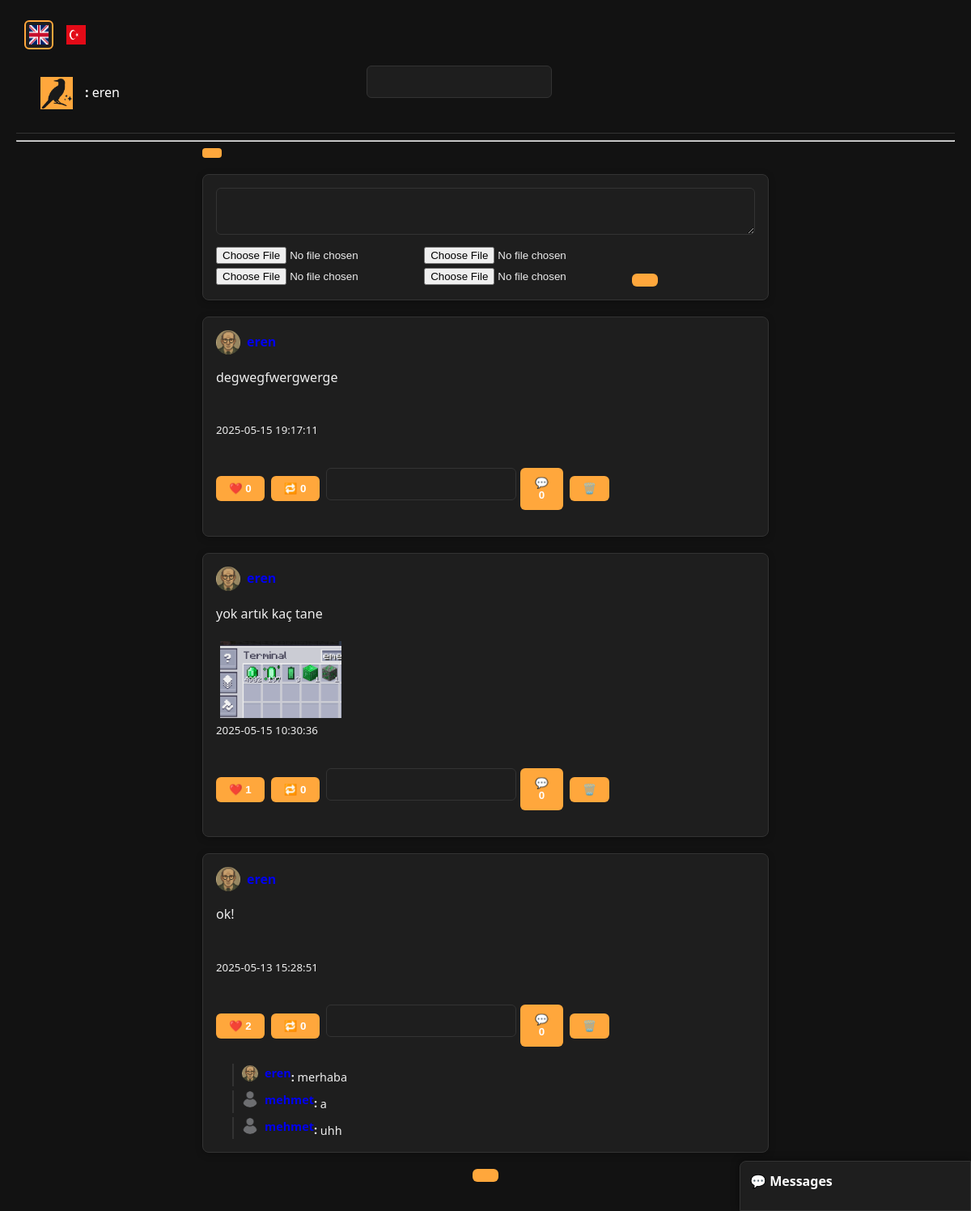
/index.php (signed in), run on the app's committed database.
### tables this page shows
CREATE TABLE `thoughts` (
  `id` int(11) NOT NULL,
  `user_id` int(11) NOT NULL,
  `content` varchar(280) NOT NULL,
  `created_at` timestamp NOT NULL DEFAULT current_timestamp(),
  `original_thought_id` int(11) DEFAULT NULL,
  `quote_id` int(11) DEFAULT NULL
);

CREATE TABLE `users` (
  `id` int(11) NOT NULL,
  `username` varchar(50) NOT NULL,
  `email` varchar(100) NOT NULL,
  `password` varchar(255) NOT NULL,
  `bio` text DEFAULT NULL,
  `profile_pic` varchar(255) DEFAULT NULL,
  `created_at` timestamp NOT NULL DEFAULT current_timestamp()
);

CREATE TABLE `thought_images` (
  `id` int(11) NOT NULL,
  `thought_id` int(11) NOT NULL,
  `image_path` varchar(255) NOT NULL
);

CREATE TABLE `comments` (
  `id` int(11) NOT NULL,
  `user_id` int(11) NOT NULL,
  `thought_id` int(11) NOT NULL,
  `content` text NOT NULL,
  `created_at` timestamp NOT NULL DEFAULT current_timestamp(),
  `parent_id` int(11) DEFAULT NULL,
  `parent_comment_id` int(11) DEFAULT NULL,
  `deleted` tinyint(1) DEFAULT 0
);

### includes/lang.php (called while the page is built, shortened)
<?php
$lang = $_SESSION['lang'] ?? ($_COOKIE['lang'] ?? 'en');
$lang_file = __DIR__ . '/../lang/' . $lang . '.php';
if (file_exists($lang_file)) {
    $t = require $lang_file;
} else {
    $t = require __DIR__ . '/../lang/en.php';
}

### index.php (the view, shortened to what this page needs)
<?php
require 'config.php';
require 'includes/lang.php';
require 'includes/functions.php';
include 'templates/header.php';
$filter = $_GET['filter'] ?? 'recent';
$offset = isset($_GET['offset']) ? (int) $_GET['offset'] : 0;
$limit = 20;
switch ($filter) {
    default:
        $orderSql = "t.created_at DESC";
        $whereSql = "";
        break;
}
?>
<link rel="stylesheet" href="assets/style.css">
<div class="container">
    <div class="tabs">
        <a href="?filter=recent" class="<?= $filter === 'recent' ? 'active' : '' ?>"><?= $t['recent'] ?></a>
        <a href="?filter=week" class="<?= $filter === 'week' ? 'active' : '' ?>"><?= $t['popular_week'] ?></a>
        <a href="?filter=all" class="<?= $filter === 'all' ? 'active' : '' ?>"><?= $t['popular_all'] ?></a>
    </div>
    <form method="POST" action="thought/create.php" enctype="multipart/form-data" class="card">
        <textarea name="content" placeholder="<?= $t['whats_on_your_mind'] ?>" maxlength="280" required></textarea>
        <input type="file" name="image1" accept="image/*">
        <input type="file" name="image2" accept="image/*">
        <input type="file" name="image3" accept="image/*">
        <input type="file" name="image4" accept="image/*">
        <button type="submit" class="btn"><?= $t['post_button'] ?></button>
    </form>
    <?php
    $stmt = $pdo->prepare("
        SELECT t.*, u.username,
               ot.content AS original_content,
               ou.username AS original_username,
               qt.content AS quote_content,
               qu.username AS quote_user
        FROM thoughts t
        JOIN users u ON t.user_id = u.id
        LEFT JOIN thoughts ot ON t.original_thought_id = ot.id
        LEFT JOIN users ou ON ot.user_id = ou.id
        LEFT JOIN thoughts qt ON t.quote_id = qt.id
        LEFT JOIN users qu ON qt.user_id = qu.id
        $whereSql
        ORDER BY $orderSql
        LIMIT $limit OFFSET $offset
    ");
    $stmt->execute();
    $thoughts = $stmt->fetchAll();
    foreach ($thoughts as $thought):
        $target_id = $thought['original_thought_id'] ?: $thought['id'];
        $likeCount = $pdo->query("SELECT COUNT(*) FROM likes WHERE thought_id = $target_id")->fetchColumn();
        $repostCount = $pdo->query("SELECT COUNT(*) FROM thoughts WHERE original_thought_id = $target_id")->fetchColumn();
        $quoteCount = $pdo->query("SELECT COUNT(*) FROM thoughts WHERE quote_id = $target_id")->fetchColumn();
    ?>
    <div onclick="openModal(<?= $target_id ?>)" class="card" style="cursor: pointer;">
        <?php if ($thought['original_thought_id']): ?>
            <em><?= $t['reposted_by'] ?> <?= render_user_icon($thought['username'], 20) ?></em><br>
            <?php if ($thought['original_content'] && $thought['original_username']): ?>
                <strong><?= render_user_icon($thought['original_username'], 20) ?></strong><br>
                <p><?= nl2br(htmlspecialchars($thought['original_content'])) ?></p>
            <?php else: ?>
                <p><i><?= $t['post_deleted_or_unavailable'] ?></i></p>
            <?php endif; ?>
        <?php else: ?>
            <strong><?= render_user_icon($thought['username'], 30) ?></strong><br>
            <p><?= nl2br(htmlspecialchars($thought['content'])) ?></p>
            <?php
            $stmt2 = $pdo->prepare("SELECT image_path FROM thought_images WHERE thought_id = ?");
            $stmt2->execute([$thought['id']]);
            foreach ($stmt2->fetchAll() as $img) {
                echo "<img src='uploads/" . htmlspecialchars($img['image_path']) . "' width='150' style='margin: 5px;'>";
            }
            ?>
        <?php endif; ?>
        <br><small><?= $thought['created_at'] ?></small><br><br>
        <div onclick="event.stopPropagation();" style="margin-top: 10px; display: flex; align-items: center; gap: 8px; flex-wrap: wrap;">
            <form method="POST" action="actions/like.php">
                <button type="submit" class="btn">❤️ <?= $likeCount ?></button>
            </form>
            <form method="POST" action="actions/repost.php">
                <button type="submit" class="btn">🔁 <?= $repostCount ?></button>
            </form>
            <?php if (!$thought['quote_id']): ?>
            <form method="POST" action="actions/quote.php" style="display: flex; gap: 5px;">
                <input type="text" name="content" placeholder="<?= $t['quote_placeholder'] ?>" required>
                <button type="submit" class="btn">💬 <?= $quoteCount ?></button>
            </form>
            <?php endif; ?>
            <?php if ($_SESSION['user_id'] == $thought['user_id']): ?>
            <form method="POST" action="actions/delete_thought.php">
                <button type="submit" class="btn">🗑️</button>
            </form>
            <?php endif; ?>
        </div>
        <?php
        $comment_stmt = $pdo->prepare("SELECT comments.content, users.username FROM comments JOIN users ON comments.user_id = users.id WHERE comments.thought_id = ? ORDER BY comments.created_at DESC LIMIT 3");
        $comment_stmt->execute([$target_id]);
        foreach ($comment_stmt->fetchAll() as $comment) {
            echo "<div style='margin-top:5px; margin-left:20px; font-size:0.9em; border-left:2px solid var(--border); padding-left:10px;'>";
            echo "<strong>" . render_user_icon($comment['username'], 20) . ":</strong> " . htmlspecialchars($comment['content']);
            echo "</div>";
        }
        ?>
    </div>
    <?php endforeach; ?>
    <form method="GET" style="text-align: center;">
        <button type="submit" class="btn"><?= $t['load_more'] ?></button>
    </form>
</div>

### templates/language_switcher.php (shortened to what this page needs)
<?php
$currentLang = $_SESSION['lang'] ?? ($_COOKIE['lang'] ?? 'en');
?>
<div class="language-switcher">
  <a href="?lang=en" class="<?= $currentLang === 'en' ? 'active' : '' ?>">
    <img src="assets/icons/en.png" alt="English">
  </a>
  <a href="?lang=tr" class="<?= $currentLang === 'tr' ? 'active' : '' ?>">
    <img src="assets/icons/tr.png" alt="Türkçe">
  </a>
</div>

### templates/header.php (shortened to what this page needs)
<?php
require_once __DIR__ . '/../includes/lang.php';
include __DIR__ . '/language_switcher.php';
?>
<div class="header">
    <div class="header-left">
        <div class="header-logo">
            <a href="/bird_clone/index.php"><img src="/bird_clone/assets/logo.png" alt="BIRD Logo"></a>
        </div>
        <div><strong><?= $t['username'] ?>:</strong> <?= htmlspecialchars($_SESSION['username']) ?></div>
    </div>
    <div class="header-center search-box">
        <form method="GET" action="/bird_clone/search.php" id="searchForm">
            <input type="text" name="q" id="searchInput" placeholder="<?= $t['search_username'] ?>" autocomplete="off" required>
        </form>
    </div>
    <div class="header-right">
        <a href="/bird_clone/index.php"><?= $t['main_feed'] ?></a>
        <a href="/bird_clone/user.php?u=<?= urlencode($_SESSION['username']) ?>"><?= $t['profile'] ?></a>
        <a href="/bird_clone/settings.php"><?= $t['settings'] ?></a>
        <a href="/bird_clone/logout.php"><?= $t['logout'] ?></a>
    </div>
</div>
<hr>
<div id="dm-bar">
    <strong>💬 <?= $t['direct_messages'] ?? 'Messages' ?></strong>
</div>

### includes/functions.php (shortened to what this page needs)
<?php
function render_user_icon($username, $size = 40) {
    global $pdo;
    $stmt = $pdo->prepare("SELECT profile_pic FROM users WHERE username = ?");
    $stmt->execute([$username]);
    $user = $stmt->fetch();
    $img = $user && $user['profile_pic'] ? $user['profile_pic'] : 'default.png';
    $safeUsername = htmlspecialchars($username);
    $escapedImg = htmlspecialchars($img);
    return "<a href='user.php?u={$safeUsername}' style='display: inline-flex; align-items: center; gap: 8px; text-decoration: none;'>
                <img src='uploads/{$escapedImg}' width='{$size}' height='{$size}' style='border-radius:50%; object-fit:cover;'>
                {$safeUsername}
            </a>";
}

### assets/style.css (style rules this page uses)
.container { max-width: 700px; margin: 0 auto; }
.card { background: var(--card); border-radius: 8px; padding: 16px; margin-bottom: 20px; box-shadow: 0 2px 8px rgba(0,0,0,0.25); border: 1px solid var(--border); }
button, .btn { background-color: var(--accent); color: white; border: none; padding: 8px 16px; border-radius: 6px; cursor: pointer; font-weight: 600; transition: background 0.2s; }
input[type="text"], input[type="email"], input[type="password"], textarea { width: 100%; padding: 10px; border-radius: 6px; border: 1px solid var(--border); margin-bottom: 12px; font-size: 16px; background: var(--card); color: var(--text); }
input::placeholder, textarea::placeholder { color: #aaa; }
.tabs { display: flex; gap: 10px; margin-bottom: 20px; }
.tabs a { text-decoration: none; color: var(--text); padding: 6px 12px; border-radius: 4px; transition: background 0.2s; }
.tabs a.active { background-color: var(--accent); color: black; }
#dm-bar { position: fixed; bottom: 0; right: 0; width: 260px; background: var(--card); border: 1px solid var(--border); border-top-left-radius: 8px; padding: 12px; z-index: 9999; color: white; box-shadow: -2px -2px 10px rgba(0, 0, 0, 0.3); }
#dm-bar strong { display: block; margin-bottom: 10px; font-size: 16px; }

### templates/language_switcher.php (style rules this page uses)
.language-switcher { display: flex; gap: 10px; align-items: center; padding: 5px 10px; }
.language-switcher a { border: 2px solid transparent; border-radius: 6px; padding: 4px; display: inline-block; transition: 0.2s; }
.language-switcher a.active { border-color: var(--accent); background: var(--card); }
.language-switcher img { width: 24px; height: 24px; }

### templates/header.php (style rules this page uses)
.header { background-color: var(--bg); color: var(--fg); display: flex; justify-content: space-between; align-items: center; padding: 15px 30px; flex-wrap: wrap; gap: 20px; border-bottom: 1px solid var(--border); }
.header-left, .header-center, .header-right { display: flex; align-items: center; gap: 15px; }
.header-logo img { height: 40px; }
.search-box { position: relative; width: 250px; }
.search-box input { width: 100%; padding: 8px 12px; border: none; border-radius: 6px; background-color: var(--secondary); color: white; }
.search-box input::placeholder { color: #aaa; }
.header-right a { color: #ccc; text-decoration: none; padding: 6px 12px; border-radius: 4px; transition: background 0.2s; }
#dm-bar { position: fixed; bottom: 0; right: 0; width: 260px; background: var(--secondary); border: 1px solid var(--border); border-top-left-radius: 8px; padding: 12px; z-index: 9999; color: white; box-shadow: -2px -2px 10px rgba(0, 0, 0, 0.3); }
#dm-bar strong { display: block; margin-bottom: 10px; font-size: 16px; }

### data on the page
thoughts: user.profile_pic (picture), content "degwegfwergwerge", created_at "2025-05-15 19:17:11", likeCount "0", repostCount "0", quoteCount "0"
thoughts: user.profile_pic (picture), content "yok artık kaç tane", created_at "2025-05-15 10:30:36", likeCount "1", repostCount "0", quoteCount "0"
thought_images: image_path (picture)
thoughts: user.profile_pic (picture), content "ok!", created_at "2025-05-13 15:28:51", likeCount "2", repostCount "0", quoteCount "0"
comments: user.profile_pic (picture), content "merhaba"
comments: content "a"
comments: content "uhh"

### other printed values
$_SESSION['username'] "eren"
$t['direct_messages'] "Messages"
